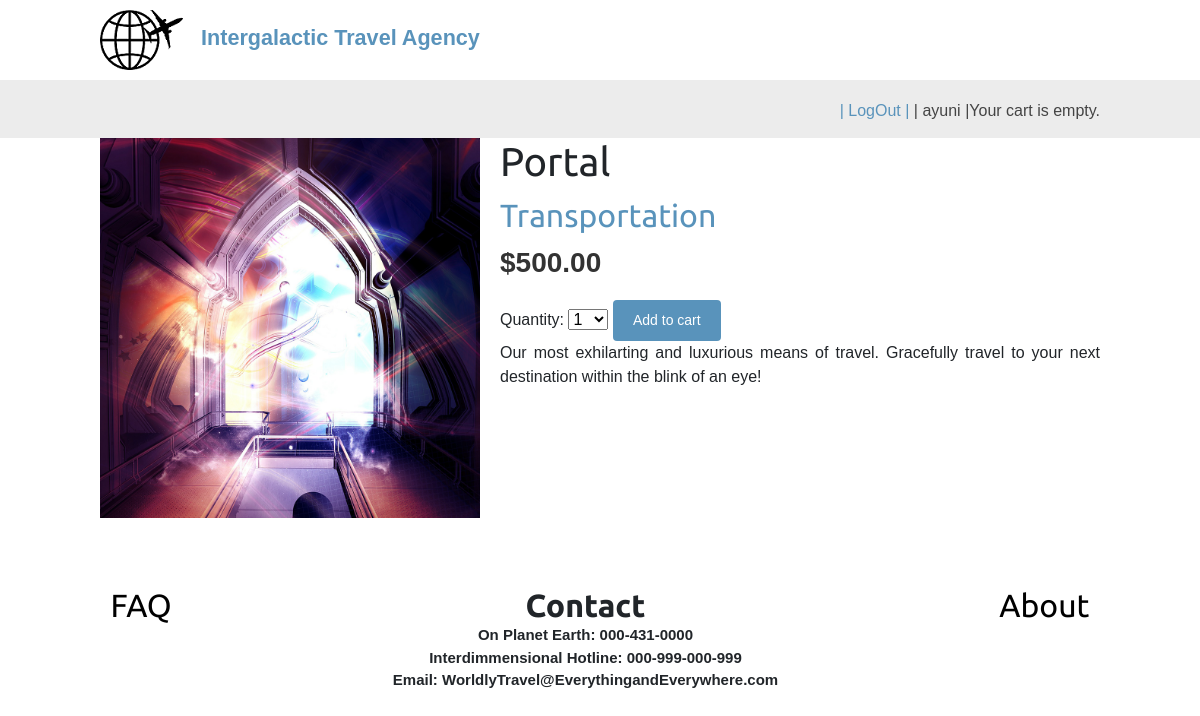
Page /33/portal/ (signed in) on the committed database.
### shop/models.py (models this page shows, shortened)
class Product(models.Model):
    category = models.ForeignKey(Category,
                                 related_name='products',
                                 on_delete=models.CASCADE)
    name = models.CharField(max_length=200, db_index=True)
    slug = models.SlugField(max_length=200, db_index=True)
    image = models.ImageField(upload_to='products/%Y/%m/%d',
                              blank=True)
    description = models.TextField(blank=True)
    price = models.DecimalField(max_digits=10, decimal_places=2)
    available = models.BooleanField(default=True)
    created = models.DateTimeField(auto_now_add=True)
    updated = models.DateTimeField(auto_now=True)
    class Meta:
        ordering = ('name',)
        index_together = (('id', 'slug'),)

class Category(models.Model):
    name = models.CharField(max_length=200,
                            db_index=True)
    slug = models.SlugField(max_length=200,
                            unique=True)
    class Meta:
        ordering = ('name',)
        verbose_name = 'category'
        verbose_name_plural = 'categories'
    def __str__(self):
        return self.name
    def get_absolute_url(self):
            return reverse('shop:product_list_by_category',
                           args=[self.slug])

### shop/views.py (the view)
# urls.py: path('<int:id>/<slug:slug>/', views.product_detail,name='product_detail'),
@login_required(login_url="shop:login_page")
def product_detail(request, id, slug):
    product = get_object_or_404(Product,
                                id=id,
                                slug=slug,
                                available=True)
    cart_product_form = CartAddProductForm()
    return render(request,
                  'shop/product/detail.html',
                  {'product': product,
                   'cart_product_form': cart_product_form})

### cart/forms.py
class CartAddProductForm(forms.Form):
    quantity = forms.TypedChoiceField(
                                choices=PRODUCT_QUANTITY_CHOICES,
                                coerce=int)
    update = forms.BooleanField(required=False,
                                initial=False,
                                widget=forms.HiddenInput)

### shop/templates/shop/product/detail.html (shortened to what this page needs)
{% extends "shop/base.html" %}
{% load static %}
{% block content %}
  <div class="product-detail">
    <img src="{% if product.image %}{{ product.image.url }}{% else %}{% static "img/no_image.png" %}{% endif %}">
    <h1>{{ product.name }}</h1>
    <h2><a href="{{ product.category.get_absolute_url }}">{{ product.category }}</a></h2>
    <p class="price">${{ product.price }}</p>
    <form action="{% url "cart:cart_add" product.id %}" method="post">
      {{ cart_product_form }}
      <input type="submit" value="Add to cart">
    </form>
    {{ product.description|linebreaks }}
  </div>
{% endblock %}

### shop/templates/shop/base.html (shortened to what this page needs)
{% load static %}
<!DOCTYPE html>
<html lang="en">
<head>
  <link rel="stylesheet" href="https://stackpath.bootstrapcdn.com/bootstrap/4.1.3/css/bootstrap.min.css">
 <link href="{% static "css/base.css" %}" rel="stylesheet">
</head>
<body>
  <div id="header">
      <img src="\products\2022\03\03\logo.png">&emsp;<big><font color="0c158a"><b><a href="ayunir1.pythonanywhere.com/">Intergalactic Travel Agency</a></b></font></big>
  </div>
  <div id="subheader">
    {% if request.user.is_authenticated %}
    <div class="cart">
      {% with total_items=cart|length %}
          {% if cart|length > 0 %}
            Your cart:
            <a href="{% url "cart:cart_detail" %}">
              {{ total_items }} item{{ total_items|pluralize }},
              ${{ cart.get_total_price }}
            </a>
          {% else %}
            Your cart is empty.
          {% endif %}
        {% endwith %}
    </div>
    {% endif %}
    <div class="cart">
      {% if request.user.is_authenticated %}
      <a href="{% url 'shop:logout' %}">
       | LogOut |
      </a>
      {% endif %}
            {% if request.user.is_authenticated %}
         <span>| {{ request.user }} |</span>
         {% endif %}
    </div>
  </div>
  <div id="content">
    {% block content %}
    {% endblock %}
  </div>
</body>
<br>
<br>
  <div class="link-container">
      <div>
          <h2> <a href = "FAQ" class="link">FAQ</a></h2>
      </div>
      <div class="contact-container">
         <h2>Contact</h2>
         <p>On Planet Earth: 000-431-0000</p>
          <p> Interdimmensional Hotline: 000-999-000-999 </p>
         <p>Email: WorldlyTravel@EverythingandEverywhere.com</p>
      </div>
      <div>
         <h2><a href= "About" class="link">About</a></h2>
      </div>
   </div>
</html>

### shop/static/css/base.css (style rules this page uses)
body { margin:0; padding:0; font-family:helvetica, sans-serif; }
h1, h2, h3, h4, h5 , h6 { font-family: 'Ubuntu', sans-serif; font-weight:normal; }
a { text-decoration:none; color:#5993bb; }
a.button, input[type="submit"] { color:#fff; background:#5993bb; border-radius:4px; padding:10px 20px; font-size:14px; border:0; }
#header { padding:10px 100px; font-size:18px; overflow:auto; }
#subheader { background:#ececec; color:#444; padding:15px 100px; overflow:auto; }
#subheader .cart { float:right; padding-top:4px; }
#content { padding:0 100px; overflow:hidden; }
.product-detail { text-align:justify; }
.product-detail .price { color:#333; font-size:28px; font-weight:bold; }
.product-detail img { width:40%; float:left; padding:0 20px 20px 0; }
.product-detail h1 { margin-bottom:0; }
.product-detail h2 { margin-top:10px; }

### shop/templates/shop/base.html (style rules this page uses)
.link { color: rgb(00, 00, 00); text-decoration: none; }
.link-container { display: flex; flex-direction: row; flex-wrap: wrap; justify-content: space-around; }
.contact-container { text-align: center; }
.contact-container h2 { font-weight: 600; margin-bottom: 0; }
.contact-container p { font-weight: 600; font-size: 15px; margin-bottom: 0; }

### rows in the picture
Product: image (picture), name "Portal", category "Transportation", price "500.00", description "Our most exhilarting and luxurious means of travel. Gracefully travel to your next destination within the blink of an eye!"

### other values in the picture
{{ request.user }} "ayuni"
